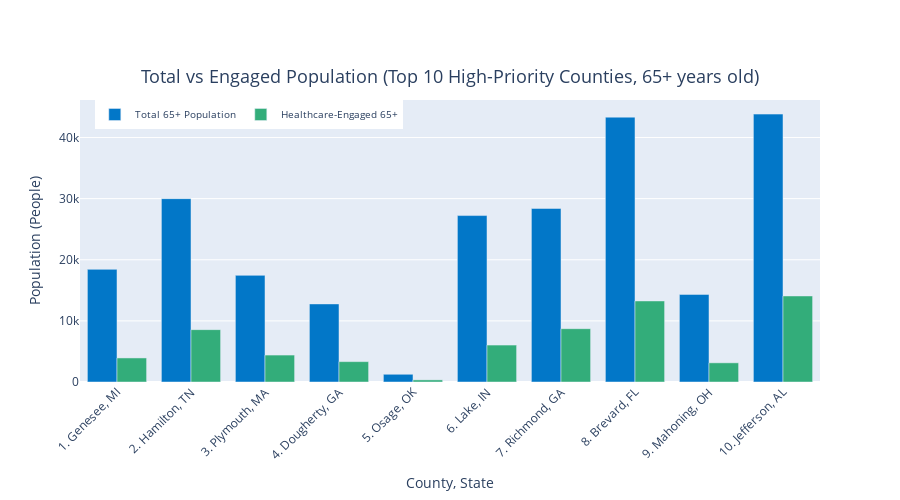

Notebook cell for this chart:
### Code cell
#visualization 1 -> bar chart for total vs engaged population (65+ y/o)
fig1 = plt.Figure()
fig1.add_trace(
    plt.Bar(
        x=county_labels,
        y=vis2_county["population_65plus"],
        marker_color="#0277C8",
        name="Total 65+ Population"
    )
)
fig1.add_trace(
    plt.Bar(
        x=county_labels,
        y=vis2_county["engaged"],
        marker_color="#33AD7A",
        name="Healthcare-Engaged 65+"
    )
)
fig1.update_layout(
    barmode="group",
    height=500,
    width=900,
    title=dict(
        text="Total vs Engaged Population (Top 10 High-Priority Counties, 65+ years old)",
        y=0.86,
        x=0.5,
        xanchor="center",
        yanchor="top",
        font=dict(size=18)
    ),
    legend=dict(
        orientation="h",
        x=0.02,
        y=1,
        font=dict(size=10)
    ),
    xaxis_tickangle=-45,
    xaxis_title="County, State",
    yaxis_title="Population (People)"
)
fig1.show()

### Figure 1 — Plotly figure (JSON) as saved in the notebook; plotly's stock layout.template omitted (floating-point values rounded to 4 significant figures)
{"data": [{"marker": {"color": "#0277C8"}, "name": "Total 65+ Population", "type": "bar", "x": ["1. Genesee, MI", "2. Hamilton, TN", "3. Plymouth, MA", "4. Dougherty, GA", "5. Osage, OK", "6. Lake, IN", "7. Richmond, GA", "8. Brevard, FL", "9. Mahoning, OH", "10. Jefferson, AL"], "y": [18430.0, 30000.0, 17450.0, 12780.0, 1264.0, 27230.0, 28400.0, 43330.0, 14330.0, 43830.0]}, {"marker": {"color": "#33AD7A"}, "name": "Healthcare-Engaged 65+", "type": "bar", "x": ["1. Genesee, MI", "2. Hamilton, TN", "3. Plymouth, MA", "4. Dougherty, GA", "5. Osage, OK", "6. Lake, IN", "7. Richmond, GA", "8. Brevard, FL", "9. Mahoning, OH", "10. Jefferson, AL"], "y": [3935.0, 8568.0, 4408.0, 3331.0, 345.3, 6035.0, 8724.0, 13260.0, 3138.0, 14080.0]}], "layout": {"barmode": "group", "height": 500, "legend": {"font": {"size": 10}, "orientation": "h", "x": 0.02, "y": 1}, "title": {"font": {"size": 18}, "text": "Total vs Engaged Population (Top 10 High-Priority Counties, 65+ years old)", "x": 0.5, "xanchor": "center", "y": 0.86, "yanchor": "top"}, "width": 900, "xaxis": {"tickangle": -45, "title": {"text": "County, State"}}, "yaxis": {"title": {"text": "Population (People)"}}}}
